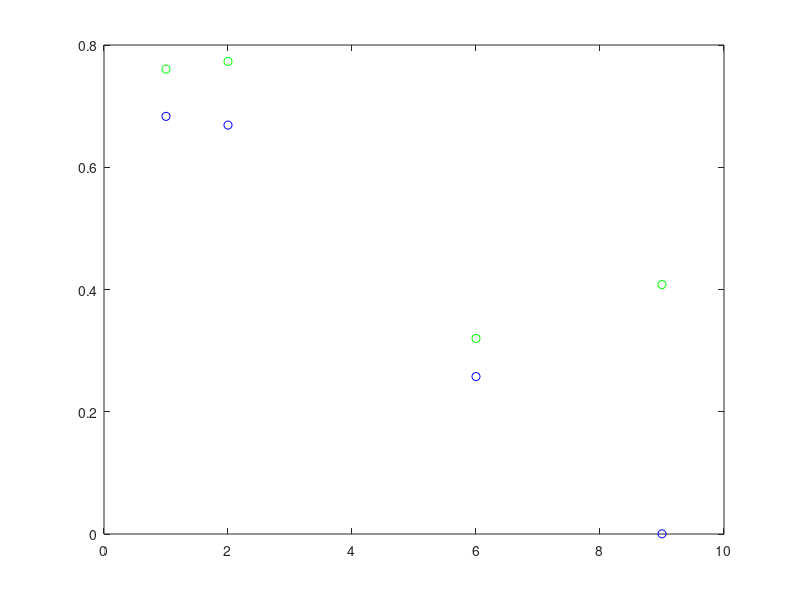

Write the MATLAB code that produced this figure.
%=====(d)
load data10.txt;
% X=linspace(0,1,100)';
% Y=sin(2*pi*X);

y=data10(:,2);
x0=ones(size(data10,1),1);
x1=data10(:,1);
x2=x1.*x1;
x3=x1.*x2;
x4=x1.*x3;
x5=x1.*x4;
x6=x1.*x5;
x7=x1.*x6;
x8=x1.*x7;
x9=x1.*x8;
lambda=0;

A4=[x9,x8,x7,x6,x5,x4,x3,x2,x1,x0];
A3=[x6,x5,x4,x3,x2,x1,x0];
A2=[x2,x1,x0];
A1=[x1,x0];
A={A1,A2,A3,A4};
m=[1;2;6;9];
Erms1=zeros(4,1);
Erms2=zeros(4,1);
N=size(y,1);
yt=sin(2*pi*data10(:,1));
for i=1:4
    c=(A{i}'*A{i}+lambda*eye(m(i)+1))^(-1)*A{i}'*y;
    ye=A{i}*c;
    Ec1=(yt-ye)'*(yt-ye);
    Erms1(i)=sqrt(2.0*Ec1/N);
    Ec2=(y-ye)'*(y-ye);
    Erms2(i)=sqrt(2.0*Ec2/N); 
end

figure;
plot(m,Erms1,'go');
hold on;
plot(m,Erms2,'bo');
hold off;

